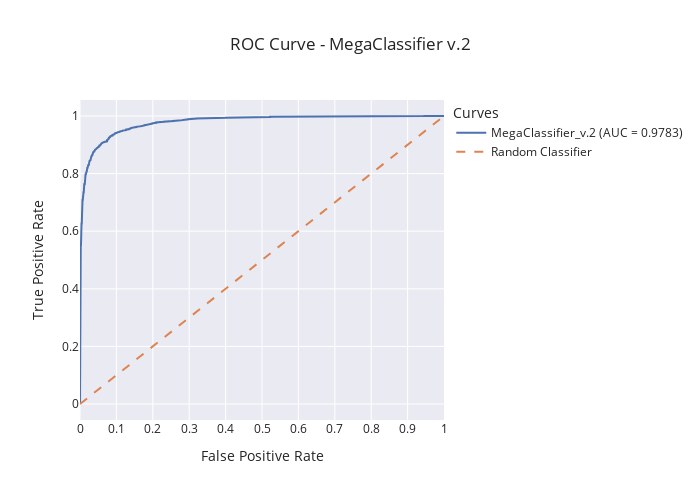

Notebook code cell kept with this figure:
### Code cell
import plotly.graph_objects as go
from sklearn.metrics import auc, roc_curve

y_true = test_images.labels

# Calcular la curva ROC
fpr, tpr, thresholds = roc_curve(y_true, y_pred_prob)
roc_auc = auc(fpr, tpr)

# Graficar la curva ROC
fig = go.Figure()

# Curva ROC
fig.add_trace(
    go.Scatter(
        x=fpr, y=tpr, mode="lines", name=f"{model_name}_{version} (AUC = {roc_auc:.4f})"
    )
)

# Línea de referencia (Random Guess)
fig.add_trace(
    go.Scatter(
        x=[0, 1],
        y=[0, 1],
        mode="lines",
        name="Random Classifier",
        line=dict(dash="dash"),
    )
)

# Configurar diseño
fig.update_layout(
    # Receiver Operating Characteristic (ROC)
    title=f"ROC Curve - {model_name} {version}",
    xaxis_title="False Positive Rate",
    yaxis_title="True Positive Rate",
    legend_title="Curves",
    template="seaborn",
    width=700,
    height=500,
    xaxis=dict(
        tickmode="linear",
        tick0=0,
        dtick=0.1,
    ),
)

# Mostrar la gráfica
fig.show()
fig.write_image(f"./reports/figures/roc_curve/{complete_name[:-2]}_test.png")

### Figure 1 — Plotly figure (JSON) as saved in the notebook; plotly's stock layout.template omitted (floating-point values rounded to 4 significant figures; data arrays with more than 128 entries replaced by an {"elided": "..."} marker saying what was removed)
{"data": [{"mode": "lines", "name": "MegaClassifier_v.2 (AUC = 0.9783)", "type": "scatter", "x": {"elided": "574 float values"}, "y": {"elided": "574 float values"}}, {"line": {"dash": "dash"}, "mode": "lines", "name": "Random Classifier", "type": "scatter", "x": [0, 1], "y": [0, 1]}], "layout": {"height": 500, "legend": {"title": {"text": "Curves"}}, "title": {"text": "ROC Curve - MegaClassifier v.2"}, "width": 700, "xaxis": {"dtick": 0.1, "tick0": 0, "tickmode": "linear", "title": {"text": "False Positive Rate"}}, "yaxis": {"title": {"text": "True Positive Rate"}}}}
